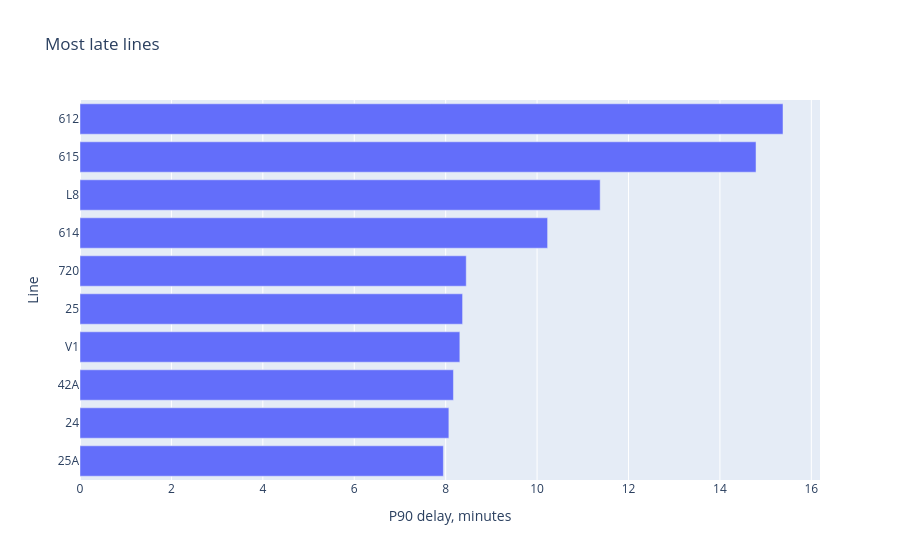

Notebook cell for this chart:
### Code cell
if late.is_empty():
    print("No matching observations found.")
else:
    fig = px.bar(
        late.sort("p90_delay_min"),
        x="p90_delay_min",
        y="line_ref",
        orientation="h",
        title="Most late lines",
        labels={"line_ref": "Line", "p90_delay_min": "P90 delay, minutes"},
    )
    fig.update_layout(showlegend=False)
    fig.show()

### Figure 1 — Plotly figure (JSON) as saved in the notebook; plotly's stock layout.template omitted (floating-point values rounded to 4 significant figures)
{"data": [{"hovertemplate": "P90 delay, minutes=%{x}<br>Line=%{y}<extra></extra>", "legendgroup": "", "marker": {"color": "#636efa", "pattern": {"shape": ""}}, "name": "", "orientation": "h", "showlegend": false, "textposition": "auto", "type": "bar", "x": [7.95, 8.07, 8.17, 8.31, 8.37, 8.45, 10.23, 11.38, 14.79, 15.38], "xaxis": "x", "y": ["25A", "24", "42A", "V1", "25", "720", "614", "L8", "615", "612"], "yaxis": "y"}], "layout": {"barmode": "relative", "legend": {"tracegroupgap": 0}, "showlegend": false, "title": {"text": "Most late lines"}, "xaxis": {"anchor": "y", "domain": [0, 1], "title": {"text": "P90 delay, minutes"}}, "yaxis": {"anchor": "x", "domain": [0, 1], "title": {"text": "Line"}}}}
